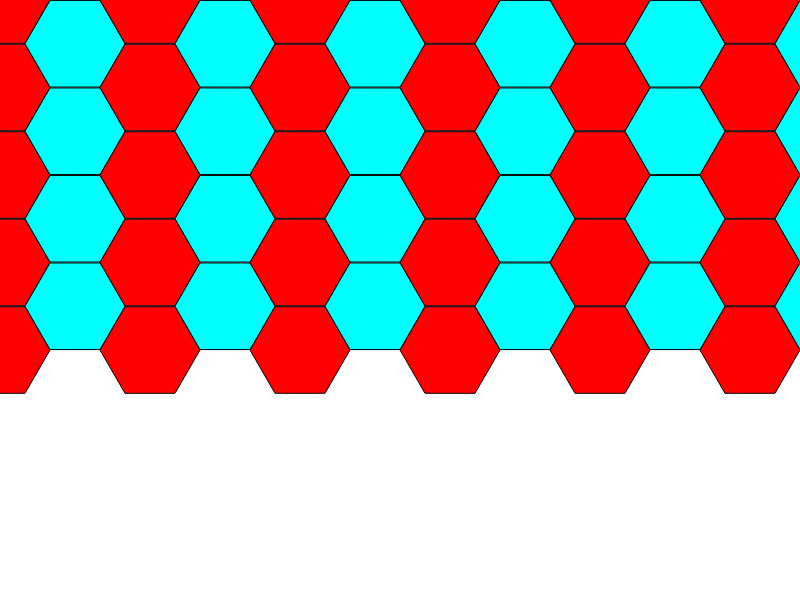
Frame 1 (no input)
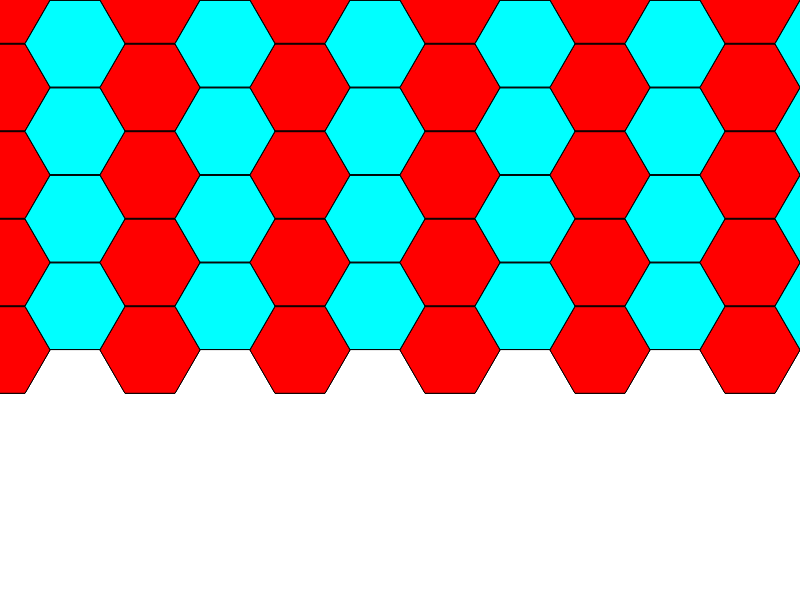
Frame 2 (the mouse pressed at the canvas centre, redrawn once)

The p5.js sketch that drew these frames (run headless with seeded random() and noise() and a simulated clock; the mouse was pressed at the canvas centre and the sketch redrawn once):

// p5.js sketch
// ── sketch.js
let mid = {};
let sides = 6;
let shapeRadius = 50;

function setup() {
  createCanvas(screen.width, screen.height);
  //background(bgColor);
  //colorMode(HSB, 100);
  mid = {
    x: width / 2,
    y: height / 2
  };
  noLoop();
}

let frameCount = 0;
let amountDrawn = 0;

function draw() {
  randomSeed(2734);
  // start with tiling polygons within the bounds of the canvas
  // fill it up
  // each one with a random color fill
  let shapeDiameter = shapeRadius * 2;
  const padding = {
    x: shapeRadius,
    y: shapeDiameter * 2
  };

  let beep = 1;
  const step = {
    x: shapeRadius,
    y: shapeRadius / 4
  };

  let maxShapes = {
    x: 0,
    y: 0
  };

  // move to the right n*2 radius
  // move to the right n*1 radius
  // move down j*2 radius
  // draw one hex
  // \_/ \_/
  //on odd rows, do the same thing, but start at 1.25 radius right
  //    and 1 radius down
  // / \_/ \
  // \_/ \_/
  //   \_/
  // <-repeat
  maxShapes.x = ceil((width + padding.x) / shapeRadius);
  maxShapes.y = ceil((height + padding.y) / shapeRadius);
  maxShapes.y = 10;
  maxShapes.x = 10;

  let buffer = {
    x: 0, //shapeRadius * 2,
    y: 0 //shapeRadius * 2
  }
  translate(buffer.x, buffer.y)

  for (let j = 0; j < maxShapes.y; j++) {
    for (let i = 0; i < maxShapes.x; i++) {

      let isEvenRow = j % 2 == 0;
      let fillColor = isEvenRow ? color(255, 0, 0) : color(0, 255, 255);

      fill(fillColor);
      let x = i * (shapeRadius * 3);
      let y = j * ((shapeRadius * 1) * .875);
      //x = round5(x);
      //y = round5(y);
      //y = y - (shapeRadius * 1.25)
      if (!isEvenRow) {
        x = x + (shapeRadius * 1.5);
        y = y - (shapeRadius * 1.75)

      } else {
        //y = y + (shapeRadius * .125)
        //y = y - (shapeRadius)

        //x = round5(x);
        //y = round5(y);
      }

      console.log({
        i,
        j,
        x,
        y,
        shapeRadius
      })
      polygon(x, y, shapeRadius, 6);
      if (amountDrawn > 1000) {
        console.error("AHHHHHH");
        return;
      }
    }
  }

  //frameCount++;
}

function round5(x) {
  return Math.floor(x / 5) * 5;
}

function randomColor() {
  return color(random(255), random(255), random(255));
}

function polygon(x, y, radius, npoints) {
  let angle = TWO_PI / npoints;
  beginShape();
  for (let a = 0; a < TWO_PI; a += angle) {
    // if (a < 3) {
    //   stroke(color(255, 0, 0));
    // } else {
    //   endShape(CLOSE);
    //   stroke(color(0, 0, 0));
    // }
    let sx = x + cos(a) * radius;
    let sy = y + sin(a) * radius;
    vertex(sx, sy);
  }
  endShape(CLOSE);
  rectMode(CENTER);
  noFill();

  //rect(x, y, radius * 2, radius * 2);
}
